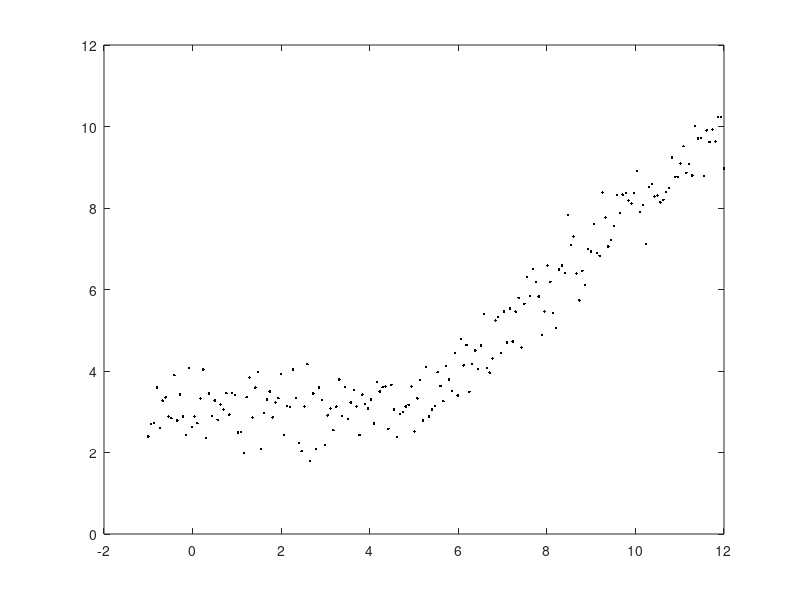

The MATLAB source for this figure: (Note: this script raises an error after producing the figure.)
%% Single Variable tropical rational function fitting tests
% Section 1: Fitting Tropical line Using alternating method
% Section 2: Fitting Tropical rational function using alternating method
% Section 3: Fitting sine curve using alternating method
% Section 4: Fitting sine curve using gradient approximation

%% Section 1: Piecewise linear function
x = linspace(-1,12,200); 
y = max(x-2,3);
x = x'; y = y'; 
y1 = y + 0.5*randn(size(y));

figure(1)
plot(x,y1,'k.')
hold on
for max_iter = [1 5 25]
    [num_coeffs, den_coeffs] = trop_rat_fit(x,y1,max_iter,2);
    fit = trop_polyval(x,num_coeffs) - trop_polyval(x,den_coeffs);
    plot(x,fit);
end
title('Approximation of a Tropical Line')
legend('data','iter = 1', 'iter = 5', 'iter = 25','Location','northwest')
hold off

%% Section 2: Tropical Rational function
y = max(x+2,4) - max(x-3,1); y3 = y + 0.25*randn(size(y));

figure(2)
plot(x,y3,'k.')
hold on
for max_iter = [1 5 25]
    [num_coeffs, den_coeffs] = trop_rat_fit(x,y3,max_iter,15);
    fit = trop_polyval(x,num_coeffs) - trop_polyval(x,den_coeffs);
    plot(x,fit);
end
title('Approximation of a Tropical Rational Function')
legend('data','iter = 1', 'iter = 5', 'iter = 25')
hold off


%% Section 3: Sine
x = linspace(-1,12,200); x=x';
y = sin(x); y2 = y + 0.1*randn(size(y)); 

figure(3) %plot first few iterations
plot(x,y2,'k.')
hold on
for max_iter = [1 5 25]
    [num_coeffs, den_coeffs] = trop_rat_fit(x,y2,max_iter,16);
    fit = trop_polyval(x,num_coeffs) - trop_polyval(x,den_coeffs);
    plot(x,fit);
end
legend('data','iter = 1', 'iter = 5', 'iter = 25')
title('Degree 16 rational fit--Alternating Scheme')
hold off

figure(4)
plot(x,y2,'k.')
hold on

%Many iterations/degree 16
maxiter = 1250;
d = 16;

%compute fit
[num_coeffs, den_coeffs,err, L2_err,update_norm,l2_loss_grad] = trop_rat_fit(x,y2,maxiter,d);
fit = trop_polyval(x,num_coeffs) - trop_polyval(x,den_coeffs);

plot(x,fit,'b');
title('Degree 16 rational fit--Alternating Scheme')
legend('data','degree 16 fit')
hold off

figure(5)
semilogy(1:maxiter,err,'k')
hold on
semilogy(1:maxiter,L2_err,'b')
semilogy(1:maxiter,update_norm,'r')
title('Error for Degree 16')
xlabel('Iteration')
ylabel('Error (log scale)')
legend('\infty norm','2 norm','norm of update','location','best')
hold off



%% Section 4: L2 norm minimization
x = linspace(-1,12,200); x = x';
y = sin(x); y2 = y + 0.1*randn(size(y));

maxiter = 5000;
d = 16; 

[num_coeffs,den_coeffs, err, grad] = trop_rat_2_fit(x,y,maxiter,d);
figure(6)
plot(x,y2,'k.')
hold on
fit = trop_polyval(x,num_coeffs) - trop_polyval(x,den_coeffs);
plot(x,fit,'b')
title('Degree 16 rational fit--Gradient approximation')
hold off

figure(7)
semilogy(1:numel(err), err)
hold on
semilogy(1:numel(grad),grad)
title('Error in fit via Gradient approximation')
legend('Square L2 error','Gradient Norm')
hold off








